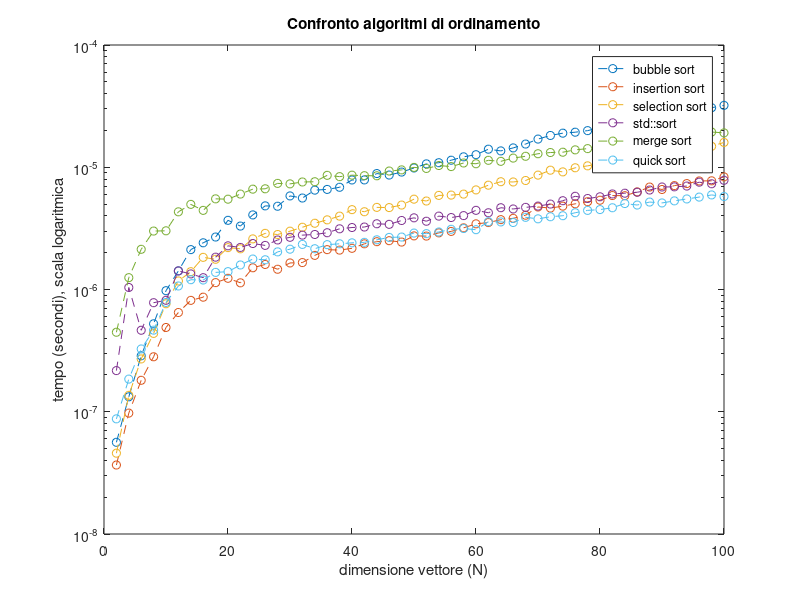

The MATLAB script that drew this image:
d = [2; 4; 6; 8; 10; 12; 14; 16; 18; 20; 22; 24; 26; 28; 30; 32; 34; 36; 38; 40; 42; 44; 46; 48; 50; 52; 54; 56; 58; 60; 62; 64; 66; 68; 70; 72; 74; 76; 78; 80; 82; 84; 86; 88; 90; 92; 94; 96; 98; 100];
y_bubble = [5.625e-08; 1.325e-07; 2.8708e-07; 5.2416e-07; 9.7792e-07; 1.41958e-06; 2.11917e-06; 2.41041e-06; 2.68708e-06; 3.68042e-06; 3.30292e-06; 4.07541e-06; 4.83166e-06; 4.79833e-06; 5.82709e-06; 5.60083e-06; 6.49917e-06; 6.58708e-06; 6.85875e-06; 7.87084e-06; 7.8775e-06; 8.88125e-06; 8.63542e-06; 9.13334e-06; 9.8625e-06; 1.06588e-05; 1.08925e-05; 1.14158e-05; 1.21704e-05; 1.26662e-05; 1.40521e-05; 1.36054e-05; 1.43954e-05; 1.54825e-05; 1.70004e-05; 1.81954e-05; 1.90013e-05; 1.93508e-05; 1.993e-05; 2.10612e-05; 2.21396e-05; 2.28337e-05; 2.37333e-05; 2.44575e-05; 2.6275e-05; 2.79767e-05; 2.79525e-05; 2.95946e-05; 3.06804e-05; 3.20792e-05];
y_inser = [3.667e-08; 9.75e-08; 1.8084e-07; 2.8167e-07; 4.8916e-07; 6.4833e-07; 8.15e-07; 8.6541e-07; 1.13834e-06; 1.235e-06; 1.13417e-06; 1.50583e-06; 1.6025e-06; 1.46417e-06; 1.64917e-06; 1.66042e-06; 1.90167e-06; 2.11875e-06; 2.10041e-06; 2.1725e-06; 2.365e-06; 2.46125e-06; 2.50791e-06; 2.44333e-06; 2.74542e-06; 2.73542e-06; 2.90584e-06; 2.98667e-06; 3.19416e-06; 3.445e-06; 3.52708e-06; 3.7275e-06; 3.82292e-06; 4.05041e-06; 4.73166e-06; 4.63666e-06; 4.8075e-06; 5.02167e-06; 5.2275e-06; 5.37416e-06; 5.86708e-06; 5.85042e-06; 6.28375e-06; 6.88625e-06; 6.57833e-06; 7.0775e-06; 7.35042e-06; 7.725e-06; 7.74459e-06; 8.34167e-06];
y_select = [4.583e-08; 1.3625e-07; 2.7042e-07; 4.375e-07; 7.6458e-07; 1.17458e-06; 1.39833e-06; 1.83292e-06; 1.76709e-06; 2.20042e-06; 2.1525e-06; 2.59417e-06; 2.88e-06; 2.81708e-06; 3.00042e-06; 3.23e-06; 3.48292e-06; 3.71333e-06; 3.98292e-06; 4.5e-06; 4.32625e-06; 4.69709e-06; 4.67833e-06; 4.90583e-06; 5.48166e-06; 5.29375e-06; 5.88667e-06; 5.92e-06; 6.02958e-06; 6.52709e-06; 7.13458e-06; 7.61459e-06; 7.57875e-06; 7.79084e-06; 8.62291e-06; 9.46291e-06; 9.16416e-06; 9.90208e-06; 1.02696e-05; 1.06608e-05; 1.09629e-05; 1.12471e-05; 1.24817e-05; 1.2585e-05; 1.27058e-05; 1.33529e-05; 1.47271e-05; 1.46821e-05; 1.48362e-05; 1.59608e-05];
y_sort = [2.1709e-07; 1.03875e-06; 4.6417e-07; 7.8e-07; 8.1583e-07; 1.41875e-06; 1.34125e-06; 1.24958e-06; 1.83833e-06; 2.27667e-06; 2.20833e-06; 2.37708e-06; 2.29458e-06; 2.54167e-06; 2.67333e-06; 2.785e-06; 2.81875e-06; 2.91291e-06; 3.13708e-06; 3.21417e-06; 3.24375e-06; 3.44916e-06; 3.41208e-06; 3.66833e-06; 3.85791e-06; 3.61708e-06; 3.98416e-06; 3.87875e-06; 4.02166e-06; 4.44208e-06; 4.24458e-06; 4.66583e-06; 4.5575e-06; 4.6975e-06; 4.8125e-06; 4.99875e-06; 5.325e-06; 5.78834e-06; 5.55042e-06; 5.73292e-06; 6.0475e-06; 6.1325e-06; 6.24541e-06; 6.5125e-06; 6.895e-06; 6.91417e-06; 7.01792e-06; 7.54875e-06; 7.3275e-06; 7.82333e-06];
y_merge = [4.4708e-07; 1.25e-06; 2.13209e-06; 3.00667e-06; 3.02083e-06; 4.31958e-06; 4.97e-06; 4.43917e-06; 5.51458e-06; 5.48e-06; 6.03541e-06; 6.62083e-06; 6.66417e-06; 7.38e-06; 7.31208e-06; 7.57708e-06; 7.61208e-06; 8.58958e-06; 8.37917e-06; 8.61541e-06; 8.53e-06; 8.51458e-06; 9.3125e-06; 9.5175e-06; 9.97333e-06; 9.77875e-06; 1.03308e-05; 1.01246e-05; 1.0835e-05; 1.06829e-05; 1.13971e-05; 1.11787e-05; 1.1885e-05; 1.22963e-05; 1.28988e-05; 1.31988e-05; 1.32746e-05; 1.38758e-05; 1.42042e-05; 1.44171e-05; 1.47833e-05; 1.56604e-05; 1.57667e-05; 1.62758e-05; 1.66963e-05; 1.80562e-05; 1.76308e-05; 1.75613e-05; 1.94188e-05; 1.91121e-05];
y_quick = [8.75e-08; 1.85e-07; 3.2625e-07; 4.65e-07; 7.8334e-07; 1.06875e-06; 1.2025e-06; 1.19542e-06; 1.38042e-06; 1.4e-06; 1.58708e-06; 1.77542e-06; 1.75084e-06; 2.03166e-06; 2.13708e-06; 2.33833e-06; 2.15541e-06; 2.3275e-06; 2.365e-06; 2.40833e-06; 2.43084e-06; 2.55e-06; 2.66792e-06; 2.68583e-06; 2.895e-06; 2.86291e-06; 2.95416e-06; 3.10875e-06; 3.15208e-06; 3.085e-06; 3.5825e-06; 3.57042e-06; 3.53208e-06; 3.89375e-06; 3.78584e-06; 3.93708e-06; 4.01417e-06; 4.24625e-06; 4.4375e-06; 4.50583e-06; 4.66334e-06; 5.04708e-06; 4.90791e-06; 5.19167e-06; 5.10625e-06; 5.30875e-06; 5.50417e-06; 5.70083e-06; 5.93708e-06; 5.76e-06];
figure
semilogy(d, y_bubble, '--o')
hold on
semilogy(d, y_inser, '--o')
hold on 
semilogy(d, y_select, '--o')
hold on 
semilogy(d, y_sort, '--o')
hold on 
semilogy(d, y_merge, '--o')
hold on 
semilogy(d, y_quick, '--o')
legend("bubble sort", "insertion sort", "selection sort", "std::sort", "merge sort", "quick sort")
xlabel('dimensione vettore (N)');
ylabel('tempo (secondi), scala logaritmica');
title('Confronto algoritmi di ordinamento');
